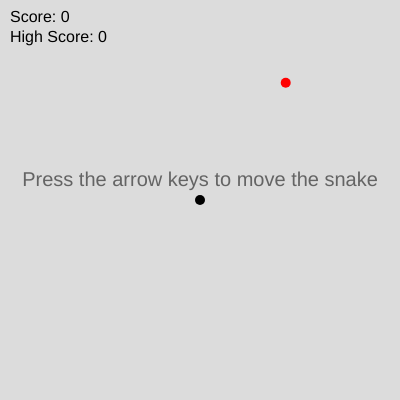
Frame 1 (no input)
Frame 60 (no input): identical to frame 1, image omitted
Frame 120 (the mouse pressed at the canvas centre since frame 60): identical to frame 1, image omitted

The p5.js sketch that drew this single still picture (run headless with seeded random() and noise() and a simulated clock; from frame 60 on, the mouse is pressed at the canvas centre):

// p5.js sketch
// ── sketch.js
let snake;
let food;
let baseSpeed = 2; // Initial speed of the snake
let speed = baseSpeed; // Current speed of the snake, increases with each food eaten
let speedIncrease = 0.2; // Amount to increase the speed after each food eaten
let maxSpeed = 5; // Maximum speed limit
let score = 0;
let highScore = 0;
let gameOver = false;
let showHint = true;

function setup() {
  createCanvas(400, 400);
  snake = new Snake();
  placeFood();
}

function draw() {
  background(220);

  if (gameOver) {
    displayGameOver();
    return;
  }

  if (showHint) {
    displayHint();
  }

  // Check for snake eating the food
  if (snake.eat(food)) {
    score++; // Increase score each time food is eaten
    placeFood(); // Move food to a new location

    // Increase snake speed with each food eaten
    speed = min(speed + speedIncrease, maxSpeed); // Limit the speed to `maxSpeed`
  }

  snake.update();
  snake.show();

  // Show food
  fill(255, 0, 0);
  ellipse(food.x, food.y, 10, 10);

  // Show score and high score
  fill(0);
  textSize(16);
  textAlign(LEFT, TOP);
  text('Score: ' + score, 10, 10);
  text('High Score: ' + highScore, 10, 30);

  if (snake.endGame()) {
    gameOver = true;
    if (score > highScore) {
      highScore = score; // Update high score if current score is higher
    }
  }
}

function displayHint() {
  textSize(20);
  fill(100);
  textAlign(CENTER, CENTER);
  text('Press the arrow keys to move the snake', width / 2, height / 2 - 20);
}

function placeFood() {
  let validLocation = false;
  while (!validLocation) {
    food = createVector(random(width), random(height));
    validLocation = true;

    for (let i = 0; i < snake.body.length; i++) {
      let part = snake.body[i];
      if (dist(food.x, food.y, part.x, part.y) < 10) {
        validLocation = false;
        break;
      }
    }
  }
}

function displayGameOver() {
  textSize(32);
  fill(0);
  textAlign(CENTER, CENTER);
  text('Game Over', width / 2, height / 2 - 20);
  textSize(16);
  text('Score: ' + score, width / 2, height / 2 + 10);
  text('High Score: ' + highScore, width / 2, height / 2 + 30);

  fill(200);
  rectMode(CENTER);
  rect(width / 2, height / 2 + 70, 100, 30);
  fill(0);
  text('Restart', width / 2, height / 2 + 70);
}

function mousePressed() {
  if (gameOver) {
    if (
      mouseX > width / 2 - 50 &&
      mouseX < width / 2 + 50 &&
      mouseY > height / 2 + 55 &&
      mouseY < height / 2 + 85
    ) {
      restartGame();
    }
  }
}

function restartGame() {
  snake = new Snake();
  score = 0;
  speed = baseSpeed; // Reset speed to initial speed
  gameOver = false;
  showHint = true;
  placeFood();
  loop();
}

function keyPressed() {
  if (
    keyCode === UP_ARROW ||
    keyCode === DOWN_ARROW ||
    keyCode === LEFT_ARROW ||
    keyCode === RIGHT_ARROW
  ) {
    showHint = false;
  }

  if (keyCode === UP_ARROW && snake.ydir === 0) {
    snake.setDirection(0, -speed);
  } else if (keyCode === DOWN_ARROW && snake.ydir === 0) {
    snake.setDirection(0, speed);
  } else if (keyCode === RIGHT_ARROW && snake.xdir === 0) {
    snake.setDirection(speed, 0);
  } else if (keyCode === LEFT_ARROW && snake.xdir === 0) {
    snake.setDirection(-speed, 0);
  }
}

// ── snake.js
class Snake {
  constructor() {
    this.body = [];
    this.body[0] = createVector(width / 2, height / 2);
    this.xdir = 0;
    this.ydir = 0;
    this.length = 1;
  }

  setDirection(x, y) {
    this.xdir = x;
    this.ydir = y;
  }

  update() {
    let head = this.body[this.body.length - 1].copy();
    this.body.shift();
    head.x += this.xdir;
    head.y += this.ydir;
    this.body.push(head);
  }

  grow() {
    let head = this.body[this.body.length - 1].copy();
    this.length++;
    this.body.push(head);
  }

  endGame() {
    let head = this.body[this.body.length - 1];
    if (head.x < 0 || head.x >= width || head.y < 0 || head.y >= height) {
      return true;
    }
    for (let i = 0; i < this.body.length - 1; i++) {
      let part = this.body[i];
      if (dist(head.x, head.y, part.x, part.y) < 1) {
        return true;
      }
    }
    return false;
  }

  eat(pos) {
    let head = this.body[this.body.length - 1];
    if (dist(head.x, head.y, pos.x, pos.y) < 10) {
      this.grow();
      return true;
    }
    return false;
  }

  show() {
    for (let i = 0; i < this.body.length; i++) {
      fill(0);
      noStroke();
      ellipse(this.body[i].x, this.body[i].y, 10, 10);
    }
  }
}
